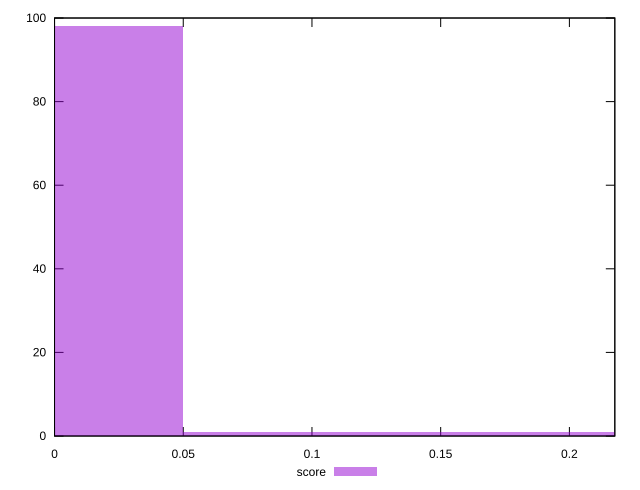

Write the gnuplot code that produced this figure.
reset

$score <<EOF
0.1 1
0 98
0.2 1
EOF

set key outside below
set boxwidth 0.1
set xrange [0:0.21764705882352942]
set yrange [0:100]
set trange [0:100]
set style fill transparent solid 0.5 noborder
set terminal svg size 640, 490 enhanced background rgb 'white'
set output "report_00008_2021-01-22T20:58:29.167/uses-text-compression/samples/pages/score/histogram.svg"

plot $score title "score" with boxes

reset
